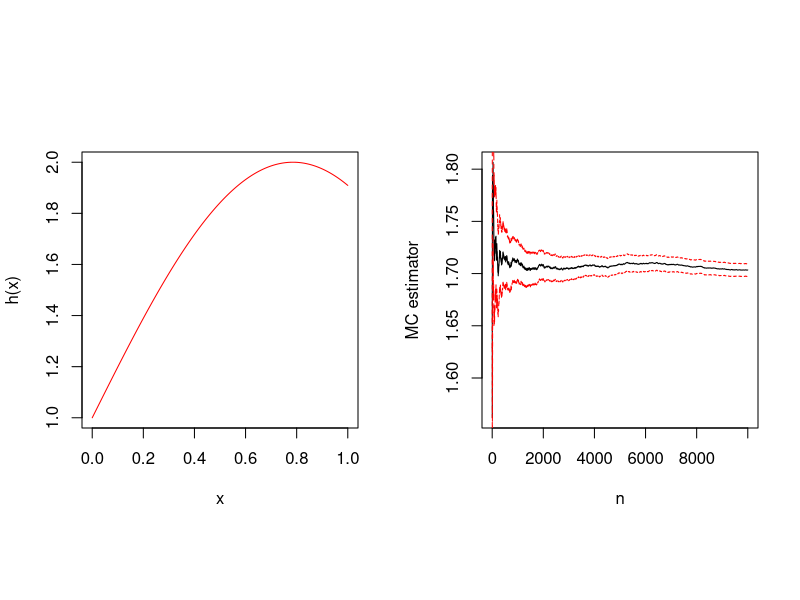
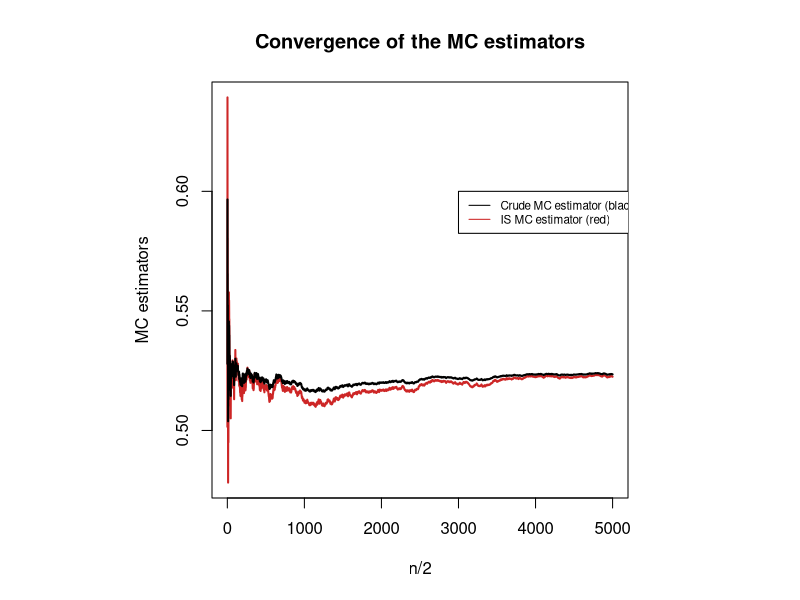

Reproduce these figures in R, in order.
#-------------------------
# Importance sampling in R
#-------------------------

# crude Monte Carlo estimation
h <- function(x) {
  (cos(x) + sin(x))^2
}

n = 10000
xi <- runif(n = n)

set.seed(2023)
theta_hat <- mean(h(xi))
theta_hat
# [1] 1.707224

# plots
par(mfrow=c(1,2), pty="s")
# plot the function
x1 <- seq(from = 0, to = 1, by = 0.001)
plot(x1, h(x1), type = "l", ylab = "h(x)", xlab = "x", col = 'red')
abline(h = 0)
# plot convergence of MC estimator
seq = 1:n
plot(cumsum(h(xi))/seq, type="l", ylab="MC estimator",
     xlab = "n")
# standard error theta_hat
setheta_hat = sqrt(cumsum(h(xi)^2)/seq - (cumsum(h(xi))/seq)^2)
# lower bound of 95% confidence interval
lines(cumsum(h(xi))/seq - qnorm(1-0.025) * setheta_hat / sqrt(seq), type="l",
      col="red",lty=2)
# upper bound of 95% confidence interval
lines(cumsum(h(xi))/seq + qnorm(1-0.025) * setheta_hat / sqrt(seq), type="l",
      col="red",lty=2)

# importance sampling example

set.seed(1986)
n = 10000
theta.hat <- se <- numeric(2)
h <- function(x) {exp(-x)/(1+x^2)}  # function to integrate
# crude MC estimation
u = runif(n)
fg_1 <- h(u)

theta.hat[1] <- mean(fg_1)  # the crude MC estimator
se[1] <- sd(fg_1)/sqrt(n)  # its estimated standard error

x = tan(pi * u / 4)   # x's are transformation of u's via the choosen function
fg_2 = h(x) / (4 / ((1 + x^2) * pi))  # integration of f_tilde

theta.hat[2] = mean(fg_2)   # the importance sampling MC estimator
se[2] = sd(fg_2)/sqrt(n)  # its estimated standard error

table=as.data.frame(rbind(theta.hat, se))
names(table)=c("crude MC","IS MC")
table  # ISMC estimator has a smaller variance
#              crude MC       IS MC
# theta.hat 0.525188327 0.524929528
# se        0.002453147 0.001414611

# plot convergence of MC estimators
par(mfrow=c(1,1))
seq = 1:(n/2)
plot(cumsum(fg_1[1:(n/2)])/seq, type="l", ylab="MC estimators", col="firebrick3",
     xlab = "n/2", main = "Convergence of the MC estimators", lwd = 2)
lines(cumsum(fg_2[1:(n/2)])/seq, type="l", col="black",lwd = 2)
legend(3000, 0.6, legend=c("Crude MC estimator (black)", "IS MC estimator (red)"),
       col=c('black', 'firebrick3'), lty=1, cex=0.7)


#----
# end
#----
